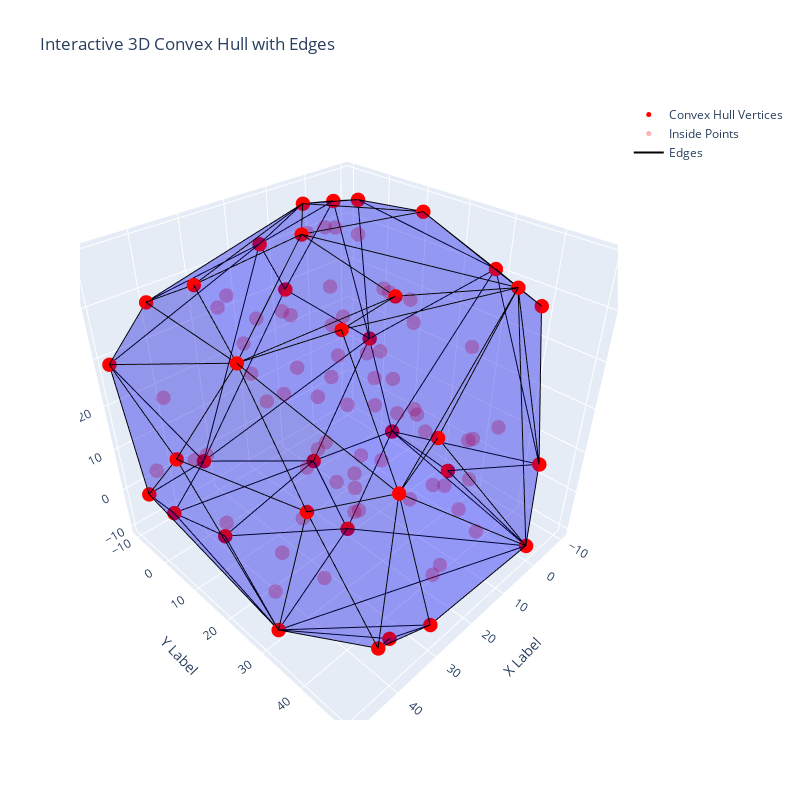

The notebook cell saved with this chart:
### Code cell
import numpy as np
import plotly.graph_objects as go

# 假设 vertices 和 in_points 已经定义
vertices_trace = go.Scatter3d(
    x=vertices[:, 0],
    y=vertices[:, 1],
    z=vertices[:, 2],
    mode='markers',
    marker=dict(size=5, color='red', opacity=1),
    name='Convex Hull Vertices'
)

in_points_trace = go.Scatter3d(
    x=in_points[:, 0],
    y=in_points[:, 1],
    z=in_points[:, 2],
    mode='markers',
    marker=dict(size=5, color='red', opacity=0.3),
    name='Inside Points'
)

# 用于显示顶点之间的连线
edges_x = []
edges_y = []
edges_z = []

for face in Hull.DCEL.faceDict.values():
    vertices_face = np.array([list(v.p()) for v in face.loopOuterVertices()])
    # 遍历顶点对，将它们添加为线
    for i in range(len(vertices_face)):
        for j in range(i+1, len(vertices_face)):
            edges_x.extend([vertices_face[i][0], vertices_face[j][0], None])
            edges_y.extend([vertices_face[i][1], vertices_face[j][1], None])
            edges_z.extend([vertices_face[i][2], vertices_face[j][2], None])

lines_trace = go.Scatter3d(
    x=edges_x,
    y=edges_y,
    z=edges_z,
    mode='lines',
    line=dict(color='black', width=2),
    name='Edges'
)

# 创建三角面
triangles = []
for face in Hull.DCEL.faceDict.values():
    vertices_face = np.array([list(v.p()) for v in face.loopOuterVertices()])
    indices = [0, 1, 2]  # 这里我们假设每个面由三个顶点组成
    triangles.append(go.Mesh3d(
        x=vertices_face[:, 0],
        y=vertices_face[:, 1],
        z=vertices_face[:, 2],
        i=[indices[0]],  # 三角形的顶点索引
        j=[indices[1]],  # 三角形的顶点索引
        k=[indices[2]],  # 三角形的顶点索引
        color='blue',
        opacity=0.2,
        name='Faces',
        contour=dict(
            show=True,
            color='black',  # 设置边的颜色
            width=5  # 设置边的宽度
        )
    ))

# 创建图形
fig = go.Figure(data=[vertices_trace, in_points_trace, lines_trace] + triangles)

# 设置坐标轴标签
fig.update_layout(
    scene=dict(
        xaxis_title='X Label',
        yaxis_title='Y Label',
        zaxis_title='Z Label'
    ),
    title='Interactive 3D Convex Hull with Edges',
    width=800,
    height=800
)

# 显示图形
fig.show()

### Figure 1 — Plotly figure (JSON) as saved in the notebook; plotly's stock layout.template omitted (floating-point values rounded to 4 significant figures; data arrays with more than 128 entries replaced by an {"elided": "..."} marker saying what was removed)
{"data": [{"marker": {"color": "red", "opacity": 1, "size": 5}, "mode": "markers", "name": "Convex Hull Vertices", "type": "scatter3d", "x": [49, 39, 37, -9, 48, 42, 1, 20, -9, 24, 14, -6, 10, -10, 30, 45, 31, 6, 18, 40, 33, 9, 38, 34, 47, 47, -6, 9, -6, 41, -3, 49, 48, -7, -7], "y": [-10, 4, 47, -2, 27, 49, 50, 20, 29, 34, -10, 46, -1, 5, 50, -4, 49, -6, 7, 50, -10, -9, 3, 33, 39, 30, 41, 45, 25, -8, -7, 8, -7, -4, 13], "z": [29, -10, -5, 14, 45, -1, -7, -10, 41, 49, 41, 7, -10, -9, -5, -5, 35, 48, 49, 31, -2, 30, 45, 47, 25, -9, 39, 49, -7, 39, 46, 18, 0, 46, 48]}, {"marker": {"color": "red", "opacity": 0.3, "size": 5}, "mode": "markers", "name": "Inside Points", "type": "scatter3d", "x": [48, 19, 10, 27, 13, 19, 6, 1, 8, 36, 6, 28, 0, 25, 4, 43, 15, 4, 43, -3, 37, -6, 19, 21, -1, 7, 21, 40, 26, 29, 17, 24, 21, 44, 37, 17, 10, 1, -4, 18, 5, 19, -6, 38, -3, 3, 34, 45, -1, 47, 5, 14, 17, 12, 9, 19, 6, 18, 23, 24, 40, 2, 19, 31, 20], "y": [-2, 7, 7, 34, 42, -5, 20, 35, 18, 25, 33, 21, -3, -7, 15, 22, 17, 42, -4, 17, 2, 13, 43, 18, 25, -4, 43, 3, 29, 14, 19, 7, 17, 39, 15, 3, 44, 9, 2, 17, 21, 13, 18, 21, 0, -2, 31, 7, 9, 30, 13, 5, 17, 40, 13, 47, 0, 3, 25, 49, 12, 15, 35, 45, -5], "z": [9, -2, 48, 41, 21, 9, 12, 11, 0, 7, 1, 27, 13, 35, 36, 44, 0, 19, 22, 7, -9, 25, -4, 2, -8, 43, -5, 11, 5, 41, -8, 19, 26, 9, 33, 20, -1, 13, 14, 37, 37, 8, 0, -3, 41, 31, 47, 15, 33, 1, 10, -1, 18, 38, -1, 19, 45, 32, 6, 17, 45, 16, 7, 37, 29]}, {"line": {"color": "black", "width": 2}, "mode": "lines", "name": "Edges", "type": "scatter3d", "x": {"elided": "594 int values"}, "y": {"elided": "594 int values"}, "z": {"elided": "594 int values"}}, {"color": "blue", "contour": {"color": "black", "show": true, "width": 5}, "i": [0], "j": [1], "k": [2], "name": "Faces", "opacity": 0.2, "type": "mesh3d", "x": [39, 20, 10], "y": [4, 20, -1], "z": [-10, -10, -10]}, {"color": "blue", "contour": {"color": "black", "show": true, "width": 5}, "i": [0], "j": [1], "k": [2], "name": "Faces", "opacity": 0.2, "type": "mesh3d", "x": [-6, -9, -10], "y": [46, 29, 5], "z": [7, 41, -9]}, {"color": "blue", "contour": {"color": "black", "show": true, "width": 5}, "i": [0], "j": [1], "k": [2], "name": "Faces", "opacity": 0.2, "type": "mesh3d", "x": [-9, -9, -10], "y": [29, -2, 5], "z": [41, 14, -9]}, {"color": "blue", "contour": {"color": "black", "show": true, "width": 5}, "i": [0], "j": [1], "k": [2], "name": "Faces", "opacity": 0.2, "type": "mesh3d", "x": [-9, 10, -10], "y": [-2, -1, 5], "z": [14, -10, -9]}, {"color": "blue", "contour": {"color": "black", "show": true, "width": 5}, "i": [0], "j": [1], "k": [2], "name": "Faces", "opacity": 0.2, "type": "mesh3d", "x": [10, 20, -10], "y": [-1, 20, 5], "z": [-10, -10, -9]}, {"color": "blue", "contour": {"color": "black", "show": true, "width": 5}, "i": [0], "j": [1], "k": [2], "name": "Faces", "opacity": 0.2, "type": "mesh3d", "x": [20, 1, -10], "y": [20, 50, 5], "z": [-10, -7, -9]}, {"color": "blue", "contour": {"color": "black", "show": true, "width": 5}, "i": [0], "j": [1], "k": [2], "name": "Faces", "opacity": 0.2, "type": "mesh3d", "x": [37, 42, 30], "y": [47, 49, 50], "z": [-5, -1, -5]}, {"color": "blue", "contour": {"color": "black", "show": true, "width": 5}, "i": [0], "j": [1], "k": [2], "name": "Faces", "opacity": 0.2, "type": "mesh3d", "x": [39, 10, 45], "y": [4, -1, -4], "z": [-10, -10, -5]}, {"color": "blue", "contour": {"color": "black", "show": true, "width": 5}, "i": [0], "j": [1], "k": [2], "name": "Faces", "opacity": 0.2, "type": "mesh3d", "x": [24, 48, 18], "y": [34, 27, 7], "z": [49, 45, 49]}, {"color": "blue", "contour": {"color": "black", "show": true, "width": 5}, "i": [0], "j": [1], "k": [2], "name": "Faces", "opacity": 0.2, "type": "mesh3d", "x": [31, 1, 40], "y": [49, 50, 50], "z": [35, -7, 31]}, {"color": "blue", "contour": {"color": "black", "show": true, "width": 5}, "i": [0], "j": [1], "k": [2], "name": "Faces", "opacity": 0.2, "type": "mesh3d", "x": [1, 30, 40], "y": [50, 50, 50], "z": [-7, -5, 31]}, {"color": "blue", "contour": {"color": "black", "show": true, "width": 5}, "i": [0], "j": [1], "k": [2], "name": "Faces", "opacity": 0.2, "type": "mesh3d", "x": [30, 42, 40], "y": [50, 49, 50], "z": [-5, -1, 31]}, {"color": "blue", "contour": {"color": "black", "show": true, "width": 5}, "i": [0], "j": [1], "k": [2], "name": "Faces", "opacity": 0.2, "type": "mesh3d", "x": [14, 49, 33], "y": [-10, -10, -10], "z": [41, 29, -2]}, {"color": "blue", "contour": {"color": "black", "show": true, "width": 5}, "i": [0], "j": [1], "k": [2], "name": "Faces", "opacity": 0.2, "type": "mesh3d", "x": [45, 10, 33], "y": [-4, -1, -10], "z": [-5, -10, -2]}, {"color": "blue", "contour": {"color": "black", "show": true, "width": 5}, "i": [0], "j": [1], "k": [2], "name": "Faces", "opacity": 0.2, "type": "mesh3d", "x": [10, -9, 33], "y": [-1, -2, -10], "z": [-10, 14, -2]}, {"color": "blue", "contour": {"color": "black", "show": true, "width": 5}, "i": [0], "j": [1], "k": [2], "name": "Faces", "opacity": 0.2, "type": "mesh3d", "x": [14, 33, 9], "y": [-10, -10, -9], "z": [41, -2, 30]}, {"color": "blue", "contour": {"color": "black", "show": true, "width": 5}, "i": [0], "j": [1], "k": [2], "name": "Faces", "opacity": 0.2, "type": "mesh3d", "x": [33, -9, 9], "y": [-10, -2, -9], "z": [-2, 14, 30]}, {"color": "blue", "contour": {"color": "black", "show": true, "width": 5}, "i": [0], "j": [1], "k": [2], "name": "Faces", "opacity": 0.2, "type": "mesh3d", "x": [6, 18, 38], "y": [-6, 7, 3], "z": [48, 49, 45]}, {"color": "blue", "contour": {"color": "black", "show": true, "width": 5}, "i": [0], "j": [1], "k": [2], "name": "Faces", "opacity": 0.2, "type": "mesh3d", "x": [18, 48, 38], "y": [7, 27, 3], "z": [49, 45, 45]}, {"color": "blue", "contour": {"color": "black", "show": true, "width": 5}, "i": [0], "j": [1], "k": [2], "name": "Faces", "opacity": 0.2, "type": "mesh3d", "x": [48, 24, 34], "y": [27, 34, 33], "z": [45, 49, 47]}, {"color": "blue", "contour": {"color": "black", "show": true, "width": 5}, "i": [0], "j": [1], "k": [2], "name": "Faces", "opacity": 0.2, "type": "mesh3d", "x": [40, 48, 34], "y": [50, 27, 33], "z": [31, 45, 47]}, {"color": "blue", "contour": {"color": "black", "show": true, "width": 5}, "i": [0], "j": [1], "k": [2], "name": "Faces", "opacity": 0.2, "type": "mesh3d", "x": [48, 40, 47], "y": [27, 50, 39], "z": [45, 31, 25]}, {"color": "blue", "contour": {"color": "black", "show": true, "width": 5}, "i": [0], "j": [1], "k": [2], "name": "Faces", "opacity": 0.2, "type": "mesh3d", "x": [40, 42, 47], "y": [50, 49, 39], "z": [31, -1, 25]}, {"color": "blue", "contour": {"color": "black", "show": true, "width": 5}, "i": [0], "j": [1], "k": [2], "name": "Faces", "opacity": 0.2, "type": "mesh3d", "x": [42, 37, 47], "y": [49, 47, 30], "z": [-1, -5, -9]}, {"color": "blue", "contour": {"color": "black", "show": true, "width": 5}, "i": [0], "j": [1], "k": [2], "name": "Faces", "opacity": 0.2, "type": "mesh3d", "x": [37, 30, 47], "y": [47, 50, 30], "z": [-5, -5, -9]}, {"color": "blue", "contour": {"color": "black", "show": true, "width": 5}, "i": [0], "j": [1], "k": [2], "name": "Faces", "opacity": 0.2, "type": "mesh3d", "x": [30, 1, 47], "y": [50, 50, 30], "z": [-5, -7, -9]}, {"color": "blue", "contour": {"color": "black", "show": true, "width": 5}, "i": [0], "j": [1], "k": [2], "name": "Faces", "opacity": 0.2, "type": "mesh3d", "x": [1, 20, 47], "y": [50, 20, 30], "z": [-7, -10, -9]}, {"color": "blue", "contour": {"color": "black", "show": true, "width": 5}, "i": [0], "j": [1], "k": [2], "name": "Faces", "opacity": 0.2, "type": "mesh3d", "x": [20, 39, 47], "y": [20, 4, 30], "z": [-10, -10, -9]}, {"color": "blue", "contour": {"color": "black", "show": true, "width": 5}, "i": [0], "j": [1], "k": [2], "name": "Faces", "opacity": 0.2, "type": "mesh3d", "x": [39, 45, 47], "y": [4, -4, 30], "z": [-10, -5, -9]}, {"color": "blue", "contour": {"color": "black", "show": true, "width": 5}, "i": [0], "j": [1], "k": [2], "name": "Faces", "opacity": 0.2, "type": "mesh3d", "x": [47, 42, 47], "y": [39, 49, 30], "z": [25, -1, -9]}, {"color": "blue", "contour": {"color": "black", "show": true, "width": 5}, "i": [0], "j": [1], "k": [2], "name": "Faces", "opacity": 0.2, "type": "mesh3d", "x": [-9, -6, -6], "y": [29, 46, 41], "z": [41, 7, 39]}, {"color": "blue", "contour": {"color": "black", "show": true, "width": 5}, "i": [0], "j": [1], "k": [2], "name": "Faces", "opacity": 0.2, "type": "mesh3d", "x": [-9, -6, 9], "y": [29, 41, 45], "z": [41, 39, 49]}, {"color": "blue", "contour": {"color": "black", "show": true, "width": 5}, "i": [0], "j": [1], "k": [2], "name": "Faces", "opacity": 0.2, "type": "mesh3d", "x": [-6, -6, 9], "y": [41, 46, 45], "z": [39, 7, 49]}, {"color": "blue", "contour": {"color": "black", "show": true, "width": 5}, "i": [0], "j": [1], "k": [2], "name": "Faces", "opacity": 0.2, "type": "mesh3d", "x": [-6, 1, 9], "y": [46, 50, 45], "z": [7, -7, 49]}, {"color": "blue", "contour": {"color": "black", "show": true, "width": 5}, "i": [0], "j": [1], "k": [2], "name": "Faces", "opacity": 0.2, "type": "mesh3d", "x": [1, 31, 9], "y": [50, 49, 45], "z": [-7, 35, 49]}, {"color": "blue", "contour": {"color": "black", "show": true, "width": 5}, "i": [0], "j": [1], "k": [2], "name": "Faces", "opacity": 0.2, "type": "mesh3d", "x": [31, 40, 9], "y": [49, 50, 45], "z": [35, 31, 49]}, {"color": "blue", "contour": {"color": "black", "show": true, "width": 5}, "i": [0], "j": [1], "k": [2], "name": "Faces", "opacity": 0.2, "type": "mesh3d", "x": [40, 34, 9], "y": [50, 33, 45], "z": [31, 47, 49]}, {"color": "blue", "contour": {"color": "black", "show": true, "width": 5}, "i": [0], "j": [1], "k": [2], "name": "Faces", "opacity": 0.2, "type": "mesh3d", "x": [34, 24, 9], "y": [33, 34, 45], "z": [47, 49, 49]}, {"color": "blue", "contour": {"color": "black", "show": true, "width": 5}, "i": [0], "j": [1], "k": [2], "name": "Faces", "opacity": 0.2, "type": "mesh3d", "x": [24, 18, 9], "y": [34, 7, 45], "z": [49, 49, 49]}, {"color": "blue", "contour": {"color": "black", "show": true, "width": 5}, "i": [0], "j": [1], "k": [2], "name": "Faces", "opacity": 0.2, "type": "mesh3d", "x": [1, -6, -6], "y": [50, 46, 25], "z": [-7, 7, -7]}, {"color": "blue", "contour": {"color": "black", "show": true, "width": 5}, "i": [0], "j": [1], "k": [2], "name": "Faces", "opacity": 0.2, "type": "mesh3d", "x": [-6, -10, -6], "y": [46, 5, 25], "z": [7, -9, -7]}, {"color": "blue", "contour": {"color": "black", "show": true, "width": 5}, "i": [0], "j": [1], "k": [2], "name": "Faces", "opacity": 0.2, "type": "mesh3d", "x": [-10, 1, -6], "y": [5, 50, 25], "z": [-9, -7, -7]}, {"color": "blue", "contour": {"color": "black", "show": true, "width": 5}, "i": [0], "j": [1], "k": [2], "name": "Faces", "opacity": 0.2, "type": "mesh3d", "x": [49, 14, 41], "y": [-10, -10, -8], "z": [29, 41, 39]}, {"color": "blue", "contour": {"color": "black", "show": true, "width": 5}, "i": [0], "j": [1], "k": [2], "name": "Faces", "opacity": 0.2, "type": "mesh3d", "x": [14, 6, 41], "y": [-10, -6, -8], "z": [41, 48, 39]}, {"color": "blue", "contour": {"color": "black", "show": true, "width": 5}, "i": [0], "j": [1], "k": [2], "name": "Faces", "opacity": 0.2, "type": "mesh3d", "x": [6, 38, 41], "y": [-6, 3, -8], "z": [48, 45, 39]}, {"color": "blue", "contour": {"color": "black", "show": true, "width": 5}, "i": [0], "j": [1], "k": [2], "name": "Faces", "opacity": 0.2, "type": "mesh3d", "x": [38, 48, 41], "y": [3, 27, -8], "z": [45, 45, 39]}, {"color": "blue", "contour": {"color": "black", "show": true, "width": 5}, "i": [0], "j": [1], "k": [2], "name": "Faces", "opacity": 0.2, "type": "mesh3d", "x": [48, 49, 41], "y": [27, -10, -8], "z": [45, 29, 39]}, {"color": "blue", "contour": {"color": "black", "show": true, "width": 5}, "i": [0], "j": [1], "k": [2], "name": "Faces", "opacity": 0.2, "type": "mesh3d", "x": [9, -9, -3], "y": [-9, -2, -7], "z": [30, 14, 46]}, {"color": "blue", "contour": {"color": "black", "show": true, "width": 5}, "i": [0], "j": [1], "k": [2], "name": "Faces", "opacity": 0.2, "type": "mesh3d", "x": [6, 14, -3], "y": [-6, -10, -7], "z": [48, 41, 46]}, {"color": "blue", "contour": {"color": "black", "show": true, "width": 5}, "i": [0], "j": [1], "k": [2], "name": "Faces", "opacity": 0.2, "type": "mesh3d", "x": [14, 9, -3], "y": [-10, -9, -7], "z": [41, 30, 46]}, {"color": "blue", "contour": {"color": "black", "show": true, "width": 5}, "i": [0], "j": [1], "k": [2], "name": "Faces", "opacity": 0.2, "type": "mesh3d", "x": [49, 48, 49], "y": [-10, 27, 8], "z": [29, 45, 18]}, {"color": "blue", "contour": {"color": "black", "show": true, "width": 5}, "i": [0], "j": [1], "k": [2], "name": "Faces", "opacity": 0.2, "type": "mesh3d", "x": [48, 47, 49], "y": [27, 39, 8], "z": [45, 25, 18]}, {"color": "blue", "contour": {"color": "black", "show": true, "width": 5}, "i": [0], "j": [1], "k": [2], "name": "Faces", "opacity": 0.2, "type": "mesh3d", "x": [47, 47, 49], "y": [39, 30, 8], "z": [25, -9, 18]}, {"color": "blue", "contour": {"color": "black", "show": true, "width": 5}, "i": [0], "j": [1], "k": [2], "name": "Faces", "opacity": 0.2, "type": "mesh3d", "x": [45, 33, 48], "y": [-4, -10, -7], "z": [-5, -2, 0]}, {"color": "blue", "contour": {"color": "black", "show": true, "width": 5}, "i": [0], "j": [1], "k": [2], "name": "Faces", "opacity": 0.2, "type": "mesh3d", "x": [33, 49, 48], "y": [-10, -10, -7], "z": [-2, 29, 0]}, {"color": "blue", "contour": {"color": "black", "show": true, "width": 5}, "i": [0], "j": [1], "k": [2], "name": "Faces", "opacity": 0.2, "type": "mesh3d", "x": [49, 49, 48], "y": [-10, 8, -7], "z": [29, 18, 0]}, {"color": "blue", "contour": {"color": "black", "show": true, "width": 5}, "i": [0], "j": [1], "k": [2], "name": "Faces", "opacity": 0.2, "type": "mesh3d", "x": [49, 47, 48], "y": [8, 30, -7], "z": [18, -9, 0]}, {"color": "blue", "contour": {"color": "black", "show": true, "width": 5}, "i": [0], "j": [1], "k": [2], "name": "Faces", "opacity": 0.2, "type": "mesh3d", "x": [47, 45, 48], "y": [30, -4, -7], "z": [-9, -5, 0]}, {"color": "blue", "contour": {"color": "black", "show": true, "width": 5}, "i": [0], "j": [1], "k": [2], "name": "Faces", "opacity": 0.2, "type": "mesh3d", "x": [-9, -9, -7], "y": [-2, 29, -4], "z": [14, 41, 46]}, {"color": "blue", "contour": {"color": "black", "show": true, "width": 5}, "i": [0], "j": [1], "k": [2], "name": "Faces", "opacity": 0.2, "type": "mesh3d", "x": [6, -3, -7], "y": [-6, -7, -4], "z": [48, 46, 46]}, {"color": "blue", "contour": {"color": "black", "show": true, "width": 5}, "i": [0], "j": [1], "k": [2], "name": "Faces", "opacity": 0.2, "type": "mesh3d", "x": [-3, -9, -7], "y": [-7, -2, -4], "z": [46, 14, 46]}, {"color": "blue", "contour": {"color": "black", "show": true, "width": 5}, "i": [0], "j": [1], "k": [2], "name": "Faces", "opacity": 0.2, "type": "mesh3d", "x": [18, 6, -7], "y": [7, -6, 13], "z": [49, 48, 48]}, {"color": "blue", "contour": {"color": "black", "show": true, "width": 5}, "i": [0], "j": [1], "k": [2], "name": "Faces", "opacity": 0.2, "type": "mesh3d", "x": [6, -7, -7], "y": [-6, -4, 13], "z": [48, 46, 48]}, {"color": "blue", "contour": {"color": "black", "show": true, "width": 5}, "i": [0], "j": [1], "k": [2], "name": "Faces", "opacity": 0.2, "type": "mesh3d", "x": [-7, -9, -7], "y": [-4, 29, 13], "z": [46, 41, 48]}, {"color": "blue", "contour": {"color": "black", "show": true, "width": 5}, "i": [0], "j": [1], "k": [2], "name": "Faces", "opacity": 0.2, "type": "mesh3d", "x": [-9, 9, -7], "y": [29, 45, 13], "z": [41, 49, 48]}, {"color": "blue", "contour": {"color": "black", "show": true, "width": 5}, "i": [0], "j": [1], "k": [2], "name": "Faces", "opacity": 0.2, "type": "mesh3d", "x": [9, 18, -7], "y": [45, 7, 13], "z": [49, 49, 48]}], "layout": {"height": 800, "scene": {"xaxis": {"title": {"text": "X Label"}}, "yaxis": {"title": {"text": "Y Label"}}, "zaxis": {"title": {"text": "Z Label"}}}, "title": {"text": "Interactive 3D Convex Hull with Edges"}, "width": 800}}
